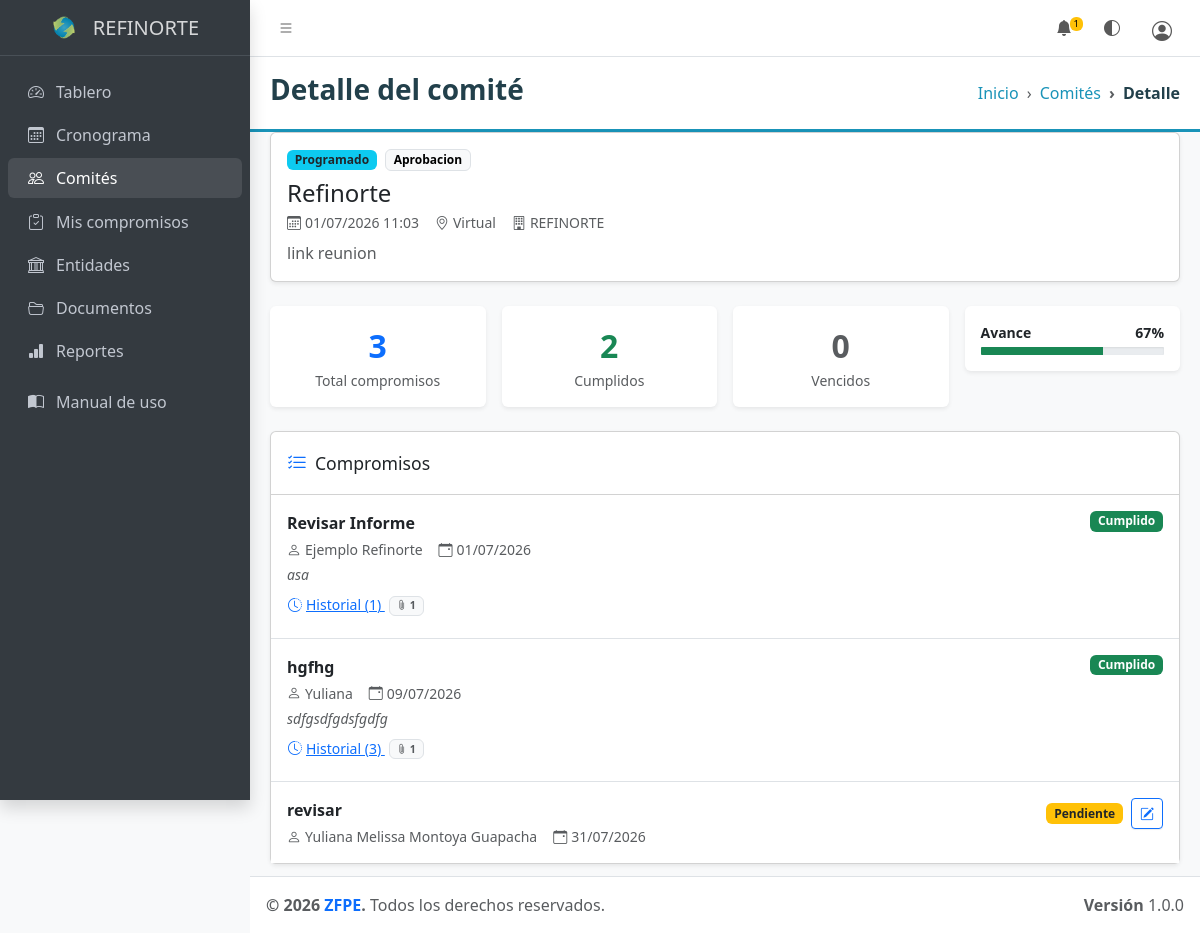
Screenshot of /index.php?modulo=comites&accion=ver&id=3 (signed in) with the database file from the repository.
### tables this page shows
CREATE TABLE `empresas` (
  `id` int(10) UNSIGNED NOT NULL,
  `nit` varchar(20) NOT NULL,
  `razon_social` varchar(150) NOT NULL,
  `representante` varchar(100) NOT NULL,
  `telefono` varchar(20) DEFAULT NULL,
  `correo` varchar(100) DEFAULT NULL,
  `contrasena` varchar(255) NOT NULL,
  `creado_en` datetime NOT NULL DEFAULT current_timestamp()
);

CREATE TABLE `comites` (
  `id` int(10) UNSIGNED NOT NULL,
  `empresa_id` int(10) UNSIGNED NOT NULL,
  `tipo` varchar(50) NOT NULL DEFAULT 'seguimiento',
  `titulo` varchar(200) NOT NULL,
  `descripcion` text DEFAULT NULL,
  `fecha` datetime NOT NULL,
  `lugar` varchar(255) DEFAULT NULL,
  `estado` enum('programado','realizado','cancelado') NOT NULL DEFAULT 'programado',
  `creado_por` int(10) UNSIGNED DEFAULT NULL,
  `creado_en` datetime NOT NULL DEFAULT current_timestamp()
);

CREATE TABLE `comite_compromisos` (
  `id` int(10) UNSIGNED NOT NULL,
  `comite_id` int(10) UNSIGNED NOT NULL,
  `descripcion` text NOT NULL,
  `responsable` varchar(255) DEFAULT NULL,
  `fecha_limite` date DEFAULT NULL,
  `estado` enum('pendiente','en_progreso','cumplido','vencido') NOT NULL DEFAULT 'pendiente',
  `observaciones` text DEFAULT NULL,
  `created_at` datetime DEFAULT current_timestamp()
);

### vista/modulos/comites/ver.php (the view, shortened to what the rows shown need)
<?php
$esOp       = in_array($_SESSION['usuario_rol'] ?? '', ['operaciones', 'admin'], true);
$miNombre   = $_SESSION['usuario_nombre'] ?? '';
$estadoBadge = [
    'programado' => ['bg-info text-dark', 'Programado'],
    'realizado'  => ['bg-success',        'Realizado'],
    'cancelado'  => ['bg-secondary',      'Cancelado'],
];
$estadoComp = [
    'pendiente'   => ['bg-warning text-dark', 'Pendiente'],
    'en_progreso' => ['bg-primary',           'En progreso'],
    'cumplido'    => ['bg-success',           'Cumplido'],
    'vencido'     => ['bg-danger',            'Vencido'],
];
[$badgeCls, $badgeTxt] = $estadoBadge[$comite['estado']] ?? ['bg-secondary', $comite['estado']];
?>
<?php require_once __DIR__ . '/../../parciales/cabecera.php'; ?>
<div class="app-wrapper">
  <?php require_once __DIR__ . '/../../parciales/menu_lateral.php'; ?>
  <main class="app-main">
    <div class="app-content">
      <div class="container-fluid">
        <div class="card shadow-sm mb-4">
          <div class="card-body">
            <div class="d-flex flex-wrap align-items-start justify-content-between gap-3">
              <div>
                <div class="d-flex align-items-center gap-2 mb-2">
                  <span class="badge <?= $badgeCls ?>"><?= $badgeTxt ?></span>
                  <span class="badge text-bg-light border text-capitalize"><?= htmlspecialchars($comite['tipo'] ?? 'seguimiento') ?></span>
                </div>
                <h4 class="mb-1"><?= htmlspecialchars($comite['titulo']) ?></h4>
                <div class="text-muted small d-flex flex-wrap gap-3 mb-2">
                  <span><i class="bi bi-calendar3 me-1"></i><?= date('d/m/Y H:i', strtotime($comite['fecha'])) ?></span>
                  <?php if (!empty($comite['lugar'])): ?>
                    <span><i class="bi bi-geo-alt me-1"></i><?= htmlspecialchars($comite['lugar']) ?></span>
                  <?php endif; ?>
                  <?php if (!empty($comite['empresa_nombre'])): ?>
                    <span><i class="bi bi-building me-1"></i><?= htmlspecialchars($comite['empresa_nombre']) ?></span>
                  <?php endif; ?>
                </div>
                <?php if (!empty($comite['descripcion'])): ?>
                  <p class="mb-0 text-muted"><?= nl2br(htmlspecialchars($comite['descripcion'])) ?></p>
                <?php endif; ?>
              </div>
            </div>
          </div>
        </div>
        <div class="row g-4">
          <div class="<?= $esOp ? 'col-lg-7' : 'col-12' ?>">
            <div class="card shadow-sm">
              <div class="card-body p-0">
                <?php if (empty($compromisos)): ?>
                  <div class="text-center text-muted py-4">
                    <i class="bi bi-clipboard-check fs-2 opacity-25 d-block mb-2"></i>
                    No hay compromisos registrados aún.
                  </div>
                <?php else: ?>
                  <div class="list-group list-group-flush">
                    <?php foreach ($compromisos as $comp): ?>
                    <?php
                      [$cbadge, $ctxt] = $estadoComp[$comp['estado']] ?? ['bg-secondary', $comp['estado']];
                      $vencido = ($comp['estado'] !== 'cumplido' && !empty($comp['fecha_limite']) && $comp['fecha_limite'] < date('Y-m-d'));
                      $historial = $historialPorCompromiso[$comp['id']] ?? [];
                      $totalDocsComp = array_sum(array_map(fn($h) => count($h['documentos']), $historial));
                      $collapseId = 'historial-' . $comp['id'];
                    ?>
                    <div id="compromiso-<?= $comp['id'] ?>" class="list-group-item py-3">
                      <div class="d-flex align-items-start justify-content-between gap-2">
                        <div class="flex-grow-1">
                          <div class="fw-semibold mb-1"><?= htmlspecialchars($comp['descripcion']) ?></div>
                          <div class="d-flex flex-wrap gap-3 text-muted small">
                            <?php if ($comp['responsable']): ?>
                              <span><i class="bi bi-person me-1"></i><?= htmlspecialchars($comp['responsable']) ?></span>
                            <?php endif; ?>
                            <?php if ($comp['fecha_limite']): ?>
                              <span class="<?= $vencido ? 'text-danger fw-semibold' : '' ?>">
                                <i class="bi bi-calendar-event me-1"></i><?= date('d/m/Y', strtotime($comp['fecha_limite'])) ?>
                              </span>
                            <?php endif; ?>
                          </div>
                          <?php if ($comp['observaciones']): ?>
                            <div class="text-muted small mt-1 fst-italic">
                              <?= htmlspecialchars($comp['observaciones']) ?>
                            </div>
                          <?php endif; ?>
                          <?php if (!empty($historial)): ?>
                          <button type="button" class="btn btn-sm btn-link px-0 mt-1" data-bs-toggle="collapse" data-bs-target="#<?= $collapseId ?>">
                            <i class="bi bi-clock-history me-1"></i>Historial (<?= count($historial) ?>)
                            <?php if ($totalDocsComp > 0): ?>
                              <span class="badge text-bg-light border text-muted ms-1"><i class="bi bi-paperclip"></i> <?= $totalDocsComp ?></span>
                            <?php endif; ?>
                          </button>
                          <?php endif; ?>
                        </div>
                        <div class="d-flex align-items-center gap-1 flex-shrink-0">
                          <span class="badge <?= $cbadge ?>"><?= $ctxt ?></span>
                          <?php if ($esOp): ?>
                          <button type="button" class="btn btn-sm btn-outline-secondary ms-1"
                                  data-bs-toggle="modal" data-bs-target="#modalActualizar"
                                  data-id="<?= $comp['id'] ?>"
                                  data-estado="<?= $comp['estado'] ?>"
                                  data-obs="<?= htmlspecialchars($comp['observaciones'] ?? '') ?>">
                            <i class="bi bi-pencil-square"></i>
                          </button>
                          <button type="button" class="btn btn-sm btn-outline-danger"
                                  data-bs-toggle="modal" data-bs-target="#modalEliminarComp"
                                  data-id="<?= $comp['id'] ?>"
                                  data-desc="<?= htmlspecialchars(mb_substr($comp['descripcion'], 0, 60)) ?>">
                            <i class="bi bi-trash"></i>
                          </button>
                          <?php elseif ($comp['responsable'] === $miNombre && $comp['estado'] !== 'cumplido'): ?>
                          <a href="index.php?modulo=mis-compromisos#compromiso-<?= $comp['id'] ?>"
                             class="btn btn-sm btn-outline-primary ms-1" title="Completar este compromiso">
                            <i class="bi bi-pencil-square"></i>
                          </a>
                          <?php endif; ?>
                        </div>
                      </div>
                    </div>
                    <?php endforeach; ?>
                  </div>
                <?php endif; ?>
              </div>
            </div>
          </div>
        </div>
      </div>
    </div>
  </main>
  <?php require_once __DIR__ . '/../../parciales/pie.php'; ?>

### vista/parciales/menu_lateral.php (shortened to what the rows shown need)
<?php
$esAdmin       = ($_SESSION['usuario_rol'] ?? '') === 'admin';
$esOperaciones = ($_SESSION['usuario_rol'] ?? '') === 'operaciones';
$marcaTexto = 'ZFPE';
if (!$esAdmin && !$esOperaciones && !empty($_SESSION['usuario_empresa_id'])) {
    $stmt = conectar()->prepare('SELECT razon_social FROM empresas WHERE id = ?');
    $stmt->execute([(int) $_SESSION['usuario_empresa_id']]);
    $nombreEmpresa = $stmt->fetchColumn();
    if ($nombreEmpresa) {
        $marcaTexto = $nombreEmpresa;
    }
}
?>
<aside class="app-sidebar bg-body-secondary shadow" data-bs-theme="dark">
  <div class="sidebar-brand">
    <a href="index.php" class="brand-link" title="<?= htmlspecialchars($marcaTexto) ?>">
      <img src="vista/img/logo.png" alt="Logo" class="brand-image-zf flex-shrink-0">
      <span class="brand-text fw-light text-truncate d-inline-block" style="max-width:150px; vertical-align:middle;">
        <?= htmlspecialchars($marcaTexto) ?>
      </span>
    </a>
  </div>
</aside>

### rows the page displays
empresas: razon_social "REFINORTE"
comites: tipo "Aprobacion", titulo "Refinorte", fecha "01/07/2026 11:03", lugar "Virtual", empresa.razon_social "REFINORTE", descripcion "link reunion"
comite_compromisos: descripcion "Revisar Informe", responsable "Ejemplo Refinorte", fecha_limite "01/07/2026", observaciones "asa", id "1", ctxt "Cumplido"
comite_compromisos: descripcion "hgfhg", responsable "Yuliana", fecha_limite "09/07/2026", observaciones "sdfgsdfgdsfgdfg", id "3", id "1", ctxt "Cumplido"
comite_compromisos: descripcion "revisar", responsable "Yuliana Melissa Montoya Guapacha", fecha_limite "31/07/2026", ctxt "Pendiente"

### other values shown
$noLeidas "1"
$badgeTxt "Programado"
$totalComp "3"
$cumplidos "2"
$vencidos "0"
$pct "67"
